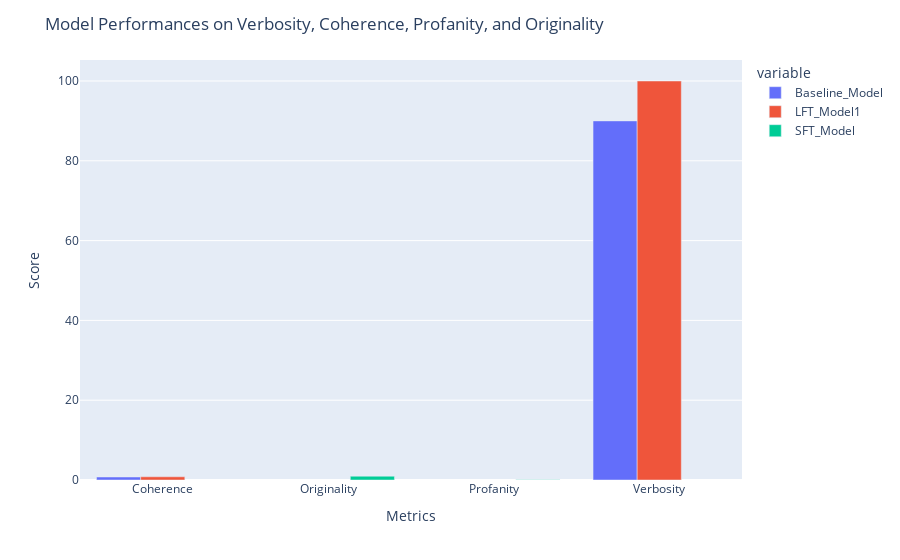

Notebook code for this chart:
### Code cell
import plotly.express as px
import pandas as pd

# Example DataFrame structure
df = pd.DataFrame({
    'Model': ['LFT_Model1', 'LFT_Model1', 'SFT_Model', 'SFT_Model', 'Baseline_Model', 'Baseline_Model'],
    'Metric': ['Verbosity', 'Coherence', 'Profanity', 'Originality', 'Verbosity', 'Coherence'],
    'Score': [100, 0.8, 0.05, 0.95, 90, 0.75]
})

# Pivot the DataFrame to have models as columns and metrics as rows
pivot_df = df.pivot(index='Metric', columns='Model', values='Score')

# Create a clustered bar chart
fig = px.bar(pivot_df.reset_index(), x='Metric', y=pivot_df.columns, barmode='group')

# Customize the chart
fig.update_layout(title='Model Performances on Verbosity, Coherence, Profanity, and Originality',
                 xaxis_title='Metrics',
                 yaxis_title='Score')

# Show the plot
fig.show()

### Figure 1 — Plotly figure (JSON) as saved in the notebook; plotly's stock layout.template omitted (floating-point values rounded to 4 significant figures)
{"data": [{"alignmentgroup": "True", "hovertemplate": "variable=Baseline_Model<br>Metric=%{x}<br>value=%{y}<extra></extra>", "legendgroup": "Baseline_Model", "marker": {"color": "#636efa", "pattern": {"shape": ""}}, "name": "Baseline_Model", "offsetgroup": "Baseline_Model", "orientation": "v", "showlegend": true, "textposition": "auto", "type": "bar", "x": ["Coherence", "Originality", "Profanity", "Verbosity"], "xaxis": "x", "y": [0.75, null, null, 90], "yaxis": "y"}, {"alignmentgroup": "True", "hovertemplate": "variable=LFT_Model1<br>Metric=%{x}<br>value=%{y}<extra></extra>", "legendgroup": "LFT_Model1", "marker": {"color": "#EF553B", "pattern": {"shape": ""}}, "name": "LFT_Model1", "offsetgroup": "LFT_Model1", "orientation": "v", "showlegend": true, "textposition": "auto", "type": "bar", "x": ["Coherence", "Originality", "Profanity", "Verbosity"], "xaxis": "x", "y": [0.8, null, null, 100], "yaxis": "y"}, {"alignmentgroup": "True", "hovertemplate": "variable=SFT_Model<br>Metric=%{x}<br>value=%{y}<extra></extra>", "legendgroup": "SFT_Model", "marker": {"color": "#00cc96", "pattern": {"shape": ""}}, "name": "SFT_Model", "offsetgroup": "SFT_Model", "orientation": "v", "showlegend": true, "textposition": "auto", "type": "bar", "x": ["Coherence", "Originality", "Profanity", "Verbosity"], "xaxis": "x", "y": [null, 0.95, 0.05, null], "yaxis": "y"}], "layout": {"barmode": "group", "legend": {"title": {"text": "variable"}, "tracegroupgap": 0}, "margin": {"t": 60}, "title": {"text": "Model Performances on Verbosity, Coherence, Profanity, and Originality"}, "xaxis": {"anchor": "y", "domain": [0, 1], "title": {"text": "Metrics"}}, "yaxis": {"anchor": "x", "domain": [0, 1], "title": {"text": "Score"}}}}
